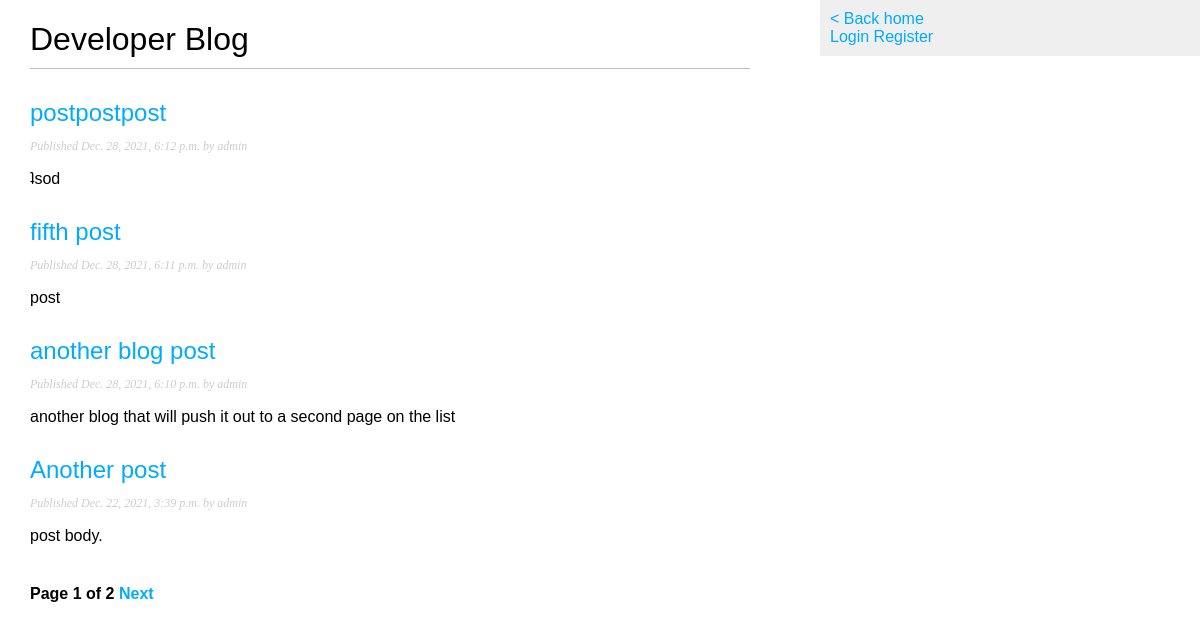
Before: / with the older database file.
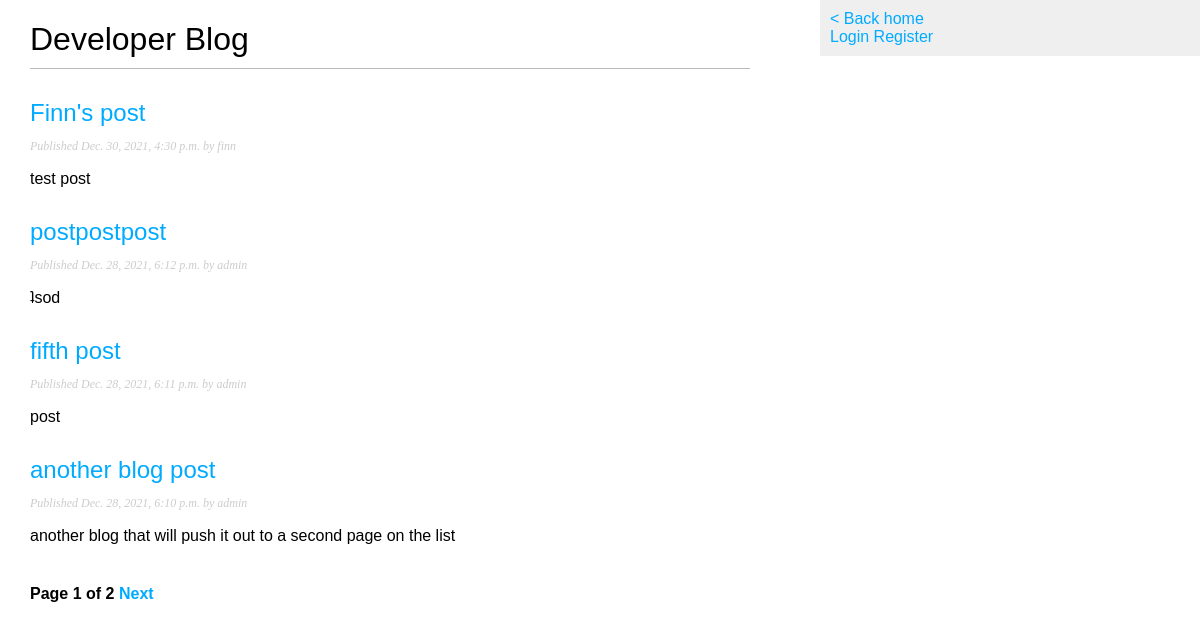
After: the same page with the newer database file.
### blog/models.py (models this page shows, shortened)
class Post(models.Model):
    STATUS_CHOICES = (
        ("draft", "Draft"),
        ("published", "Published"),
    )
    title = models.CharField(max_length=250)
    slug = models.SlugField(max_length=250, unique_for_date="publish")
    author = models.ForeignKey(User,
        on_delete=models.CASCADE,
        related_name="blog_posts")
    body = models.TextField()
    publish = models.DateTimeField(default=timezone.now)
    created = models.DateTimeField(auto_now_add=True)
    updated = models.DateTimeField(auto_now_add=True)
    status = models.CharField(max_length=10, choices=STATUS_CHOICES, default="draft")
    objects = models.Manager()
    published = PublishedManager()
    class Meta:
        ordering = ("-publish",)
    def get_absolute_url(self):
        return reverse("blog:post_detail",
                       args=[self.publish.year,
                             self.publish.month,
                             self.publish.day, self.slug])

### blog/views.py (the view)
# urls.py: path("", views.post_list, name="post_list"),
def post_list(request):
    object_list = Post.published.all()
    paginator = Paginator(object_list, 4) # 4 posts in each page
    page = request.GET.get('page')
    try:
        posts = paginator.page(page)
    except PageNotAnInteger:
        posts = paginator.page(1)
    except EmptyPage:
        posts = paginator.page(paginator.num_pages)
    return render(request,
                 'blog/post/list.html',
                 {'page': page,
                  'posts': posts})

### blog/models.py (called while the page is built)
    def get_queryset(self):
        return super(PublishedManager,
                self).get_queryset()\
                    .filter(status='published')

### blog/templates/blog/post/list.html (shortened to what this page needs)
{% extends "blog/base.html" %}
{% block content %}
    <h1>Developer Blog</h1>
    {% for post in posts %}
        <h2>
            <a href="{{post.get_absolute_url}}">
                {{ post.title }}
            </a>
        </h2>
        <p class="date">
            Published {{ post.publish }} by {{ post.author }}
        </p>
        {{ post.body|truncatewords:30|linebreaks}}
    {% endfor %}
    {% include "pagination.html" with page=posts %}
{% endblock %}

### blog/templates/blog/base.html (shortened to what this page needs)
{% load static %}
<!DOCTYPE html>
<html lang="en">
<head>
    <link rel="stylesheet" href="{% static 'css/style.css' %}">
</head>
<body>
    <div id="content">
        {% block content %}
        {% endblock %}
    </div>
    <div id="sidebar">
        <a href="{% url 'blog:post_list' %}">< Back home</a>
        <div class="user">
            {% if request.user.is_authenticated %}
                Welcome <a href="{% url 'blog:dashboard' %}">{{ request.user.username }}</a>,
                <a href="{% url 'blog:logout' %}">logout</a>
            {% else %}
                <a href="{% url 'blog:login' %}">Login</a>
                <a href="{% url 'blog:register' %}">Register</a>
            {% endif %}
        </div>
    </div>
</body>
</html>

### blog/templates/pagination.html (shortened to what this page needs)
<div class="pagination">
    <span class="step-links">
        <span class="current">
            Page {{ page.number }} of {{ page.paginator.num_pages }}
        </span>
        {% if page.has_next %}
            <a href="?page={{ page.next_page_number }}">Next</a>
        {% endif %}
    </span>
</div>

### blog/static/css/style.css (style rules this page uses)
body { margin:0; padding:0; font-family:helvetica, sans-serif; }
a { color:#00abff; text-decoration:none; }
h1 { font-weight:normal; border-bottom:1px solid #bbb; padding:0 0 10px 0; }
h2 { font-weight:normal; margin:30px 0 0; }
#content { float:left; width:60%; padding:0 0 0 30px; }
#sidebar { float:right; width:30%; padding:10px; background:#efefef; height:100%; }
p.date { color:#ccc; font-family: georgia, serif; font-size: 12px; font-style: italic; }
.pagination { margin:40px 0; font-weight:bold; }

Changed rows visible on the page:
no longer on this page (row unchanged): Post: title "Another post", publish "Dec. 22, 2021, 3:39 p.m.", author "admin", body "post body."
added Post: title "Finn's post", publish "Dec. 30, 2021, 4:30 p.m.", author "finn", body "test post"
